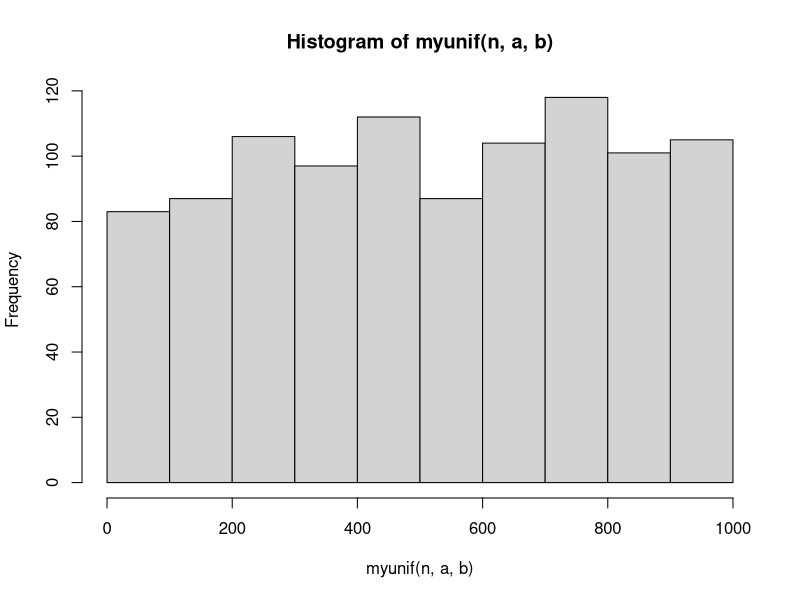
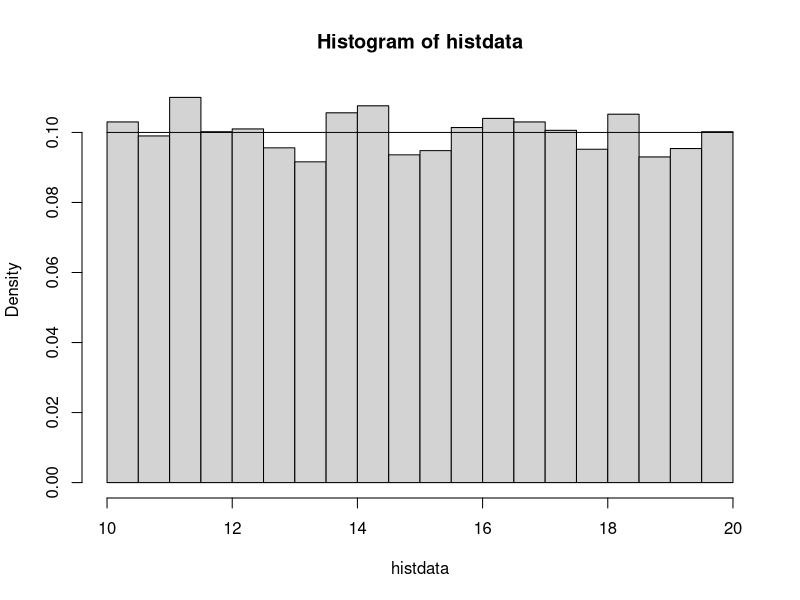
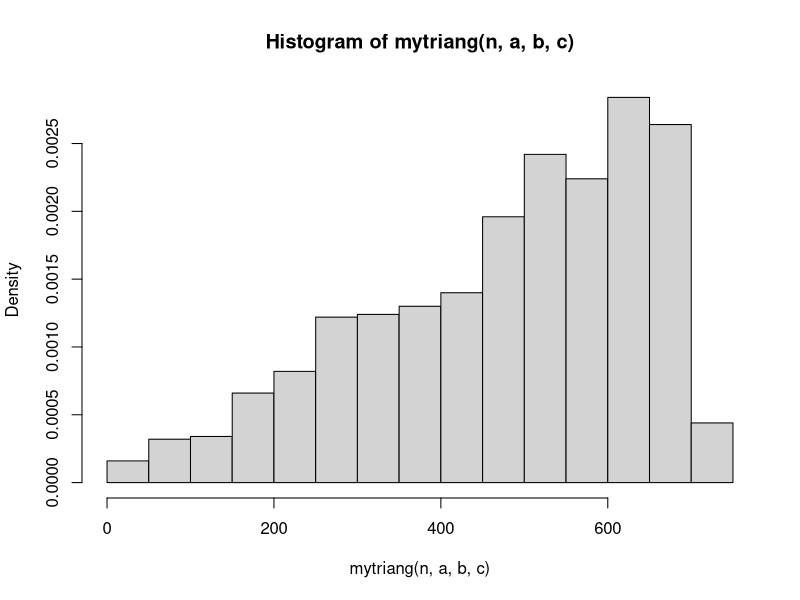
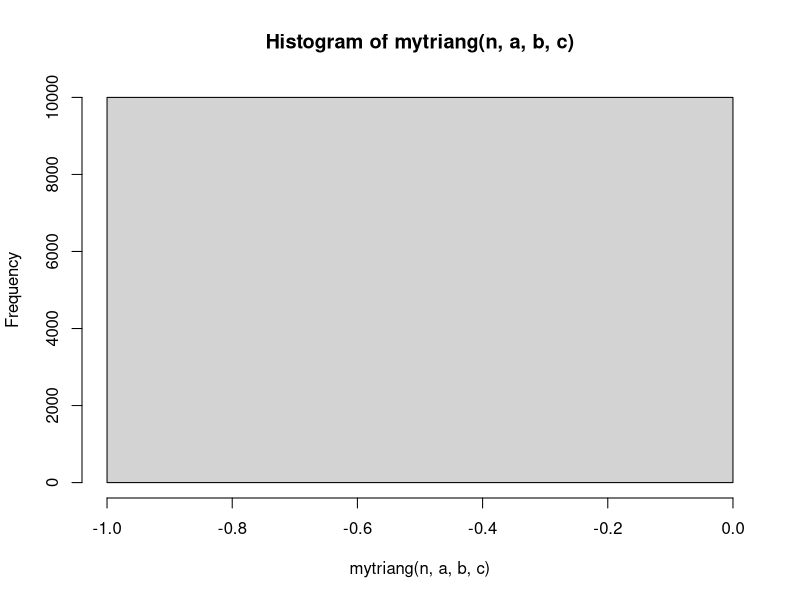

These charts were generated, in order, by the following R code:
## ---- chunk 1
knitr::opts_chunk$set(warning = FALSE, message = FALSE)
## ---- chunk 2

myunif <- function(n, a, b){
  values = rep(0,n)
  for(i in 0:n){
    values[i] = a + ((b-a)*(runif(1)))
  }
  return(values)
}

a = 0
b = 1000
n = 1000

hist(myunif(n, a, b))
## ---- chunk 3

histdata = myunif(10000, 10, 20)
x <- seq(10,20, by = 0.01)
hist(histdata, freq = FALSE)
curve(dunif(x, 10, 20), add = TRUE)

## ---- chunk 4
tmean = (a + b)/2 #theoretical mean
tsd = (b - a) / sqrt(12) #theoretical sd

mean(histdata) == tmean
sd(histdata) == tsd

## ---- chunk 5

mytriang <- function(n, a, b, c){
  values = rep(0,n)
  if(a < runif(1) & runif(1) < c) {
    for(i in 0:n){
      d = (b - a)*(c - a)
      values[i] = a + (sqrt(d * runif(1)))
    }
    
  if(c < runif(1) & runif(1) < b) {
    for (i in 0:n) {
      d = (b - a)*(b - c)*(1 - (runif(1)))
      values[i] = b - (sqrt(d))
      }
  }
  }
  return(values)
}

a = 0
b = 1000
c = 500
n = 1000

hist(mytriang(n, a, b, c), freq = FALSE) 

## ---- chunk 6

a = 10
b = 25
c = 15
n = 10000

histdata1 = mytriang(n, a, b, c)
hist(mytriang(n, a, b, c)) #looks like a uniform distribution from -1 to 0
segments(a,0, c, (2/(b-a)))
segments(c, (2/(b-a)), b, 0)

## ---- chunk 7
ttriangmean = (a + b + c)/3 #theoretical triangular mean
ttriangsd = sqrt((1/18) * ((a^2) + (b^2) + (c^2) - (a*b) - (a*c) - (b*c))) #theoretical triangular sd

mean(histdata1) == ttriangmean
sd(histdata1) == ttriangsd


